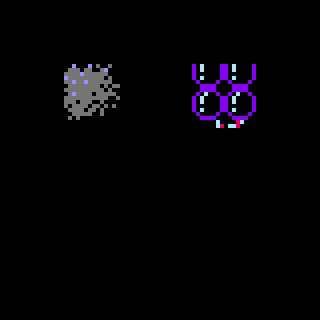

This game map was drawn from its Tiled (.tmx) file and the tilesets committed beside it. A one-line description and the trimmed map source follow:
An orthogonal 5x5 tile map with 64x64 px tiles, 3 tile layers (regions, input_Blocks, output_Collision).

<map version="1.0" orientation="orthogonal" width="5" height="5" tilewidth="64" tileheight="64">
 <tileset firstgid="1" name="Metroid_64" tilewidth="64" tileheight="64">
  <image source="metroidTiles_64.png" width="1024" height="2296" />
 </tileset>
 <layer name="regions" width="5" height="5">
  <data>[25 cells, 2 non-empty, 2 distinct tile ids]</data>
 </layer>
 <layer name="input_Blocks" width="5" height="5">
  <data>[25 cells, 2 non-empty, 2 distinct tile ids]</data>
 </layer>
 <layer name="output_Collision" width="5" height="5">
  <data>[25 cells, 2 non-empty, 2 distinct tile ids]</data>
 </layer>
</map>
